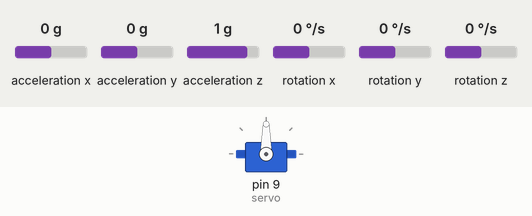
Simulated run of this sketch. Board: Arduino Uno, built with avr-gcc and run on an emulated ATmega328P. Shown: servo. The inputs (shaded band) are chosen by the test bench; at power-on: acceleration y 0 g, acceleration x 0 g, acceleration z 1 g, rotation x 0 °/s, rotation y 0 °/s, rotation z 0 °/s.

Above: at 4.2 s.
4.3 s: acceleration y set to -1.4 g
At 5.2 s:
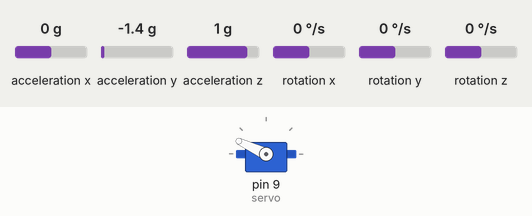
5.8 s: acceleration x set to -1.4 g
At 6.5 s:
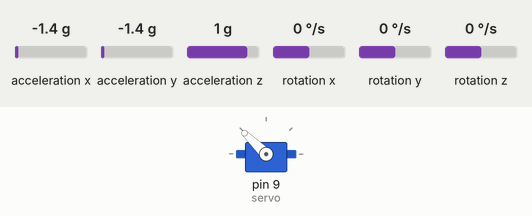
7.3 s: acceleration y set to -0.8 g
At 7.8 s:
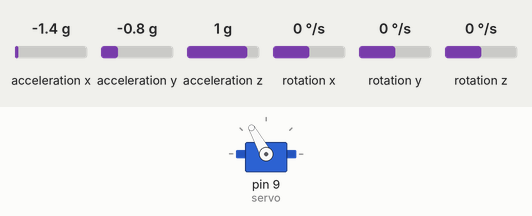
8.8 s: acceleration y set to 0.8 g
At 9.1 s:
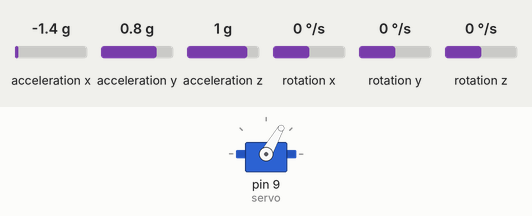
10.3 s: acceleration z set to -0.8 g
At 10.8 s:
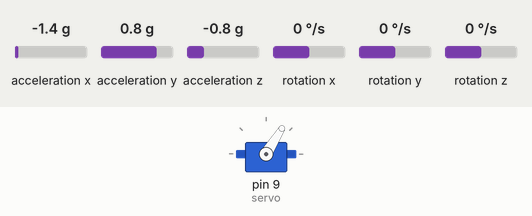
11.8 s: acceleration x set to 0 g
At 12.1 s:
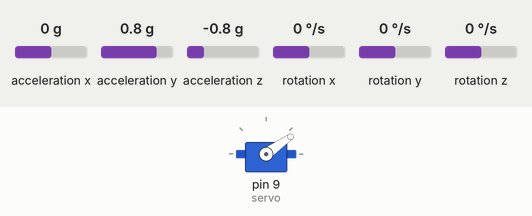
Timing chart, 0 to 14.3 s (numbered marks = the images above; inputs shaded):
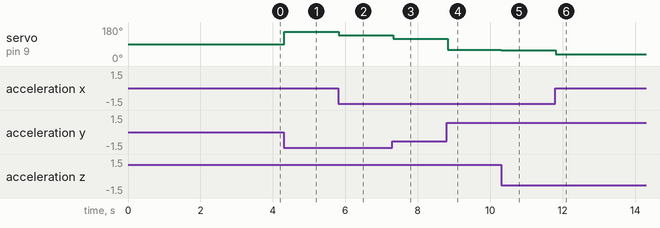

The sketch:

P-cont-only.ino
```cpp
#include <Wire.h>
#include <MPU6050_tockn.h>
#include <Servo.h>

MPU6050 mpu6050(Wire);
Servo servo;

void setup()
{
    Serial.begin(9600);
    Wire.begin();
    mpu6050.begin();
    mpu6050.calcGyroOffsets(true);
    servo.attach(9);

}

void loop()
{
  mpu6050.update();

  float Kp = 1.2;

  float desired = 0;
  float angle = mpu6050.getAngleX();

  float error = desired - angle;
  float correction = Kp * error;

  float servoAngle = 90 + correction;
  servoAngle = constrain(servoAngle, 0, 180);
  servo.write(servoAngle);


  delay(20);

}
```

Measured:
- after the input at 4.3 s, servo on pin 9 (servo): 90° → 155° at once
- after the input at 5.8 s, servo on pin 9 (servo): 155° → 136° at once
- after the input at 7.3 s, servo on pin 9 (servo): 136° → 119° at once
- after the input at 8.8 s, servo on pin 9 (servo): 119° → 60° at once
- after the input at 10.3 s, servo on pin 9 (servo): 60° → 58° at once
- after the input at 11.8 s, servo on pin 9 (servo): 58° → 35° at once
